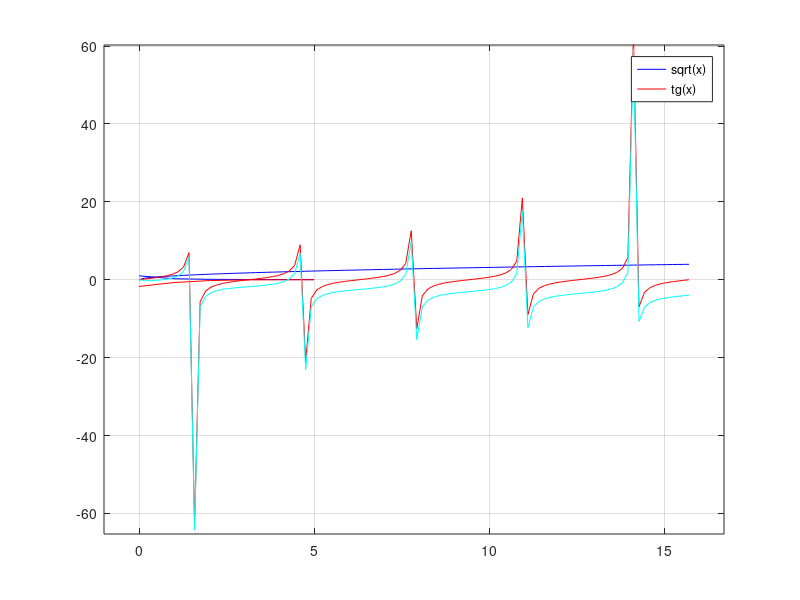

MATLAB code to generate this figure: (Note: this script raises an error after producing the figure.)
%%                                          Task 3

clear;
clc;

n = input('Enter n: ');
psi = @ (n) 1 ./ ((n + 1) .^ 2);
Sn = @ (x) sum(1 ./ factorial(x));


S = exp(1);

range = 0 : n;
plot(range, psi(range), 'b');
hold on;
for i = 0 : n
   ans(i + 1) = Sn(0 : i) ;
end

plot(range, ans - S * ones(1, n + 1), 'r');
% plot(range, abs(psi(range) - S * ones(1, n + 1)), 'g');
legend('psi(n)', 'Sn - S');
grid on;    
abs(psi(range) - S * ones(1, n + 1))
%%                                          Task 4

clear;
clc;

x = linspace(0, 5 * pi, 100);
func = @ (x) tan(x) - sqrt(x);
plot(x, sqrt(x), 'b', x, tan(x), 'r', x, func(x), 'c');
grid on;
axis([x(1) - 1 x(end) + 1 min(func(x)) - 1 max(func(x)) + 1]);
legend('sqrt(x)', 'tg(x)');

[coordX, coordY] = ginput(2)

% if coordX(1) < 0 || coordX(2) < 0 % Domain sqrt(x)
%    warning('x must be positive');
%    return;
% end

% coordX ~= pi / 2 + pi * k
% if mod(coordX(1), pi / 2) == 0 || mod(coordX(1), 3 * pi / 2) == 0 || ...
%    mod(coordX(2), pi / 2) == 0 || mod(coordX(2), 3 * pi / 2) == 0 % Break point
%     warning('tg(x) must be finite');
%     return;
% end

% if (func(coordX(1)) > 0 && func(coordX(2)) > 0) || (func(coordX(1)) < 0 && func(coordX(2)) < 0)
%     warning('Function must differ in sign');
%     return;
% end

x0 = [coordX(1)];
res = fzero(func, x0);
fprintf("Answer: %f\n", res);

%%                                          Task 5

clear;
clc;

lBorder = -1;
rBorder = 1;
nPoints = 101;

x = linspace(lBorder, rBorder, nPoints);
% fun = @ (x) sqrt(abs(x)) .* sin(1 ./ (x .^ 2));

for i = 1 : numel(x)
%     if x(i) == 0
%         res(i) = fzero(@fun, eps);
%     else
        res(i) = fzero(@fun5, x(i));
%     end
end

plot(x, res, 'b-');
grid on;

%%                                              Task 6

clear;
clc;

dim = 2;
f = @ (x) sin(x);
% f = @ (x) 1;
% f = @ (x) (x - 0.00001) * (x - 0.00002);
% f = @ (x) sin(x);
% f = @ (x) (x - 1) .* (x - 2) .* (x - 3);
% f = @ (x) (norm(x) - 1) .* (norm(x) - 2) .* (norm(x) - 3);
n = 1;
% xmin = -3;
% xmax = 3;
xmin = [-2 -2];
xmax = [3 3];
% % xmin = -pi * ones(1, dim);
% xmax = 2 * pi * ones(1, dim);
accuracy = 0.00001;
roots = allRoots(f, n, xmin, xmax, accuracy)

%%                                              Task 9

clear;
clc;

% nodeName = 'system_1';
% matrix = [-1 2; 1 -2];
% nodeName = 'zzz';
% [nodeName, matrix] = Nodes('centerNode'); % saddleNode focusNode decriticalNode centerNode stableNode
n = 20; % number of points

% opt = odeset('OutputSel', [1 2], 'OutputFcn', 'odephas2');
% [T, X] = ode45(nodeName, [0 n], [0 1], opt);

grid on;
hold on;
for k = 1 : n
    split = linspace(-n, n, n);
    [T, X] = ode45(nodeName, [0 n], [split(k) n]);
    drowArrow(X, matrix, n);
    [T, X] = ode45(nodeName, [0 n], [split(k) -n]);
    drowArrow(X, matrix, n);
    [T, X] = ode45(nodeName, [0 n], [-n split(k)]);
    drowArrow(X, matrix, n);
    [T, X] = ode45(nodeName, [0 n], [n split(k)]);
    drowArrow(X, matrix, n);
%     [T, X] = ode45(nodeName, [0 n], [i j]);
%     drowArrow(X);
%     [T, X] = ode45(nodeName, [0 n], [-i j]);
%     drowArrow(X);
%     [T, X] = ode45(nodeName, [0 n], [-i -j]);
%     drowArrow(X);
end

%%                                          Task 10

%% 1 system

clear;
clc;

w = @ (x, y) (x + y) .^ 2 + y .^ 4 ./ 2; % Lyapunov function

n = 30;
[x, y] = meshgrid(-5 : 0.1 : 5);
z = w(x, y);
contour(x, y, z, 30, 'k');

hold on;

r = 4;
tetta = linspace(0, 2 * pi, n);

for i = 1 : n
    y0 = [r * cos(tetta(i)), r * sin(tetta(i))];
    [T, X] = ode45(@system_1, [0 n], y0);  
    [szX, szY] = size(X);
    x = X(1:szX, 1)';
    y = X(1:szX, 2)';
    l = 1 : szX - 1;
    dx = x(l + 1) - x(l);
    dx(end + 1) = dx(end);
    dy = y(l + 1) - y(l);
    dy(end + 1) = dy(end);
    
    d = 20;
    xx1 = x(1 : d);
    yy1 = y(1 : d);
    xx2 = x(d : end);
    yy2 = y(d : end);
    
    dxx1 = dx(1 : d);
    dyy1 = dy(1 : d);
    dxx2 = dx(d : end);
    dyy2 = dy(d : end);
    
    q = quiver(xx1, yy1, dxx1, dyy1, 0);
    q.Color = [0 0 1];
    q = quiver(xx2, yy2, dxx2, dyy2, 0);
    q.Color = [1 0 0];
    hold on;
    axis([-r r -r r]);
end

%% 2 system

clear;
clc;

w = @ (x, y) x .* y; % Lyapunov function

[x, y] = meshgrid(-5 : 0.1 : 5);
z = w(x, y);
contour(x, y, z, 70, 'k');

hold on;
n = 30;

r = 4;
tetta = linspace(0, 2 * pi, n);

for i = 1 : n
    y0 = [r * cos(tetta(i)), r * sin(tetta(i))];
    [T, X] = ode45(@system_2, [0 n], y0);  
    [szX, szY] = size(X);
    x = X(1:szX, 1)';
    y = X(1:szX, 2)';
    l = 1 : szX - 1;
    dx = x(l + 1) - x(l);
    dx(end + 1) = dx(end);
    dy = y(l + 1) - y(l);
    dy(end + 1) = dy(end);
    
%     d = fix(numel(x) / 3);
    d = 20;
    xx1 = x(1 : d);
    yy1 = y(1 : d);
    xx2 = x(d : end);
    yy2 = y(d : end);
    
    dxx1 = dx(1 : d);
    dyy1 = dy(1 : d);
    dxx2 = dx(d : end);
    dyy2 = dy(d : end);
    
    q = quiver(xx1, yy1, dxx1, dyy1, 0);
    q.Color = [0 0 1];
    q = quiver(xx2, yy2, dxx2, dyy2, 0);
    q.Color = [1 0 0];
    hold on;
    axis([-r r -r r]);
end

%%                                                  Task 11

clear;
clc;

N = 100;
dx = linspace(0, 1, N);
handle1 = @ (x) [exp(x) - 2; exp(x)];
solinit = bvpinit(dx, handle1);
ode2 = @ (x, y) [y(2); y(2)];

bc2 = @ (ya, yb) [ya(1) + 1, yb(2) - yb(1) - 2];

sol = bvp4c(ode2, bc2, solinit)

% CТРУКТУРА sol:  
% sol.x – ВЕКТОР, В КОТОРМ СОДЕРЖАТЬСЯ КООРДИНАТЫ УЗЛОВ СЕТКИ
% sol.y – МАТРИЦА, СОСТОЯЩАЯ ИЗ ДВУХ СТРОК,
% sol.y(1, :) – СООТВЕТСТВУЕТ ЗНАЧЕНИЯМ ФУНКЦИИ y1 
% sol.y(2, :) - СООТВЕТСТВУЕТ ЗНАЧЕНИЯМ ФУНКЦИИ y2
plot(sol.x, sol.y(1, : ), 'LineWidth', 2, 'Color', 'b')
hold on;
grid on
func = @ (x) exp(x) - 2;
t = linspace(0, 1, N);
plot(t, func(t), 'r')
legend('apposterior', 'apriori')
xlabel('t')

norma_C = max(abs(func(t) - sol.y(1, : )))
norma_Lp = sqrt(trapz(t, (func(t) - sol.y(1, : )) .^ 2))

%%                                          Task 12

%% Example 1

clear;
clc;

fun = @ (x, y) exp(x .^ 2 + y .^ 2);

Hessian = @ (x) [2 * (2 * x(1) .^ 2 + 1) .* fun(x(1), x(2)), 4 * x(1) .* x(2) .* fun(x(1), x(2));
                4 * x(1) .* x(2) .* fun(x(1), x(2)), 2 * (2 * x(2) .^ 2 + 1) .* fun(x(1), x(2))];
gradFun = @ (x) [2 * x(1) .* fun(x(1), x(2)); 
                 2 * x(2) .* fun(x(1), x(2))];

x0 = [1, 2]';

%% Example 2

clear;
clc;

fun = @ (x, y) x .^ 2 + 2 * y .^ 2 + x .^ 2 .* y .^ 2 + exp(y .^ 2) - y; 

Hessian = @ (x) [2 + 2 * x(2) .^ 2, 4 .* x(1) .* x(2); 
                 4 .* x(1) .* x(2), 4 + 2 * x(1) .^ 2 + 2 * exp(x(2) .^ 2) + 4 * x(2) .^ 2 .* exp(x(2) .^ 2)];
gradFun = @ (x) [2 * x(1) + 2 * x(1) .^ 2 .* x(2);
                 4 * x(2) + 2 * x(1) .^ 2 .* x(2) + 2 * x(2) .* exp(x(2) .^ 2) - 1];

x0 = [1 2]';

%%

x(:, 1) = x0;

for i = 1 : 15
    x(:, i + 1) = x(:, i) - inv(Hessian(x(:, i))) * gradFun(x(:, i))
end
[X, Y] = meshgrid(-2 : 0.1 : 2);
Z = fun(X, Y);

surf(X, Y, Z);
hold on;
for i = 1 : 10
   plot3(x(1, i), x(2, i), fun(x(1, i), x(2, i)), 'rX', 'LineWidth', 5); 
end

figure;
for i = 2 : 10
    c = contour(X, Y, Z, i);
    hold on;
    plot(c(1, i), c(2, i), 'rX'); 
end

legend('f(x, y)', 'minimum')
xlabel('x');
ylabel('y');
zlabel('f(x, y)');

%% Example 3

clear;
clc;

fun = @ (x) (x + 1) .^ 2;
Hessian = @ (x) [2];
gradFun = @ (x) [2 * (x(1) + 1)];

x0 = [10];

x = x0;

y = x' - inv(Hessian(x)) * gradFun(x)';

a = -4;
step = 0.1;
b = 4;
split = [a : step : b];
min_fminbnd = fminbnd(fun, a, b);

a = -4;
step = 0.1;
b = 4;
split = [a : step : b];
plot(split, fun(split), 'b');
hold on;
grid on;
plot(y(1), fun(y(1)), 'ro', 'LineWidth', 3)
plot(min_fminbnd, fun(min_fminbnd), 'gX', 'LineWidth', 3)
legend('f(x, y)', 'My min', 'fminbnd min')
xlabel('x');
ylabel('y');
zlabel('f(x, y)');

%%                                              Task 7

clear;
clc;

global alpha;
x0 = [0 2];
step = 0.01;
alpha = 1;
timeout = 20;

tt = [];
yy = [];
T = [0];
for t = 1 : timeout
    pause(0.01)
    tspan = [0 : step : t];
    
%     [T, Y] = ode45(@fun7, tspan, x0);
%     plot(T, abs(Y(:, 1)), 'b')

%     options = odeset('Events', @events);
    [T, Y] = ode45(@fun7, tspan, x0);
%     tt = cat(2, tt, [T(end) numel(tspan)]);
%     yy = cat(2, yy, [Y()]);
    plot(T, abs(Y(:, 1)), 'r')
    hold on;
%     options1 = odeset('Events', @events1);
%     [T, Y] = ode45(@func71, tspan, x0, options1);
%     tt = cat(2, tt, [T(end) : step : t + step]);
%     plot([T(end) : step : t + step], Y(:numel(T), 1), 'g')
%     options1 = odeset('Events', @events1);
%     [T, Y] = ode45(@func71, tspan, [2 0]);

%     [T, Y] = ode45(@fun7, tspan, x0);
%     t = cat(2, t, T');
%     y = cat(2, y, Y(:, 1)');
%     [T, Y] = ode45(@func71, tspan, x0);
%     plot(T, Y(:, 1), 'r')
    legend('x'''' = -ax'' - sin(x)')
    axis([0 timeout + 1 -5 5]);
    grid on;
    hold on;
end

%%                                              Task 8

%% Example 1

clear;
clc;

global G m1 m2;
G = 6.67 * 10 ^(-3);
m1 = 100000000;
m2 = 100;

x10 = [0; 0];
x20 = [0; 25];
dx1_dt0 = [5; 5];
dx2_dt0 = [10; 0];
y0 = [x10; x20; dx1_dt0; dx2_dt0];
    
t0 = 0;
t1 = 15;

%% Example 2

clear;
clc;

global G m1 m2;
G = 6.67 * 10 ^(-3);
m1 = 400000;
m2 = 100;

x10 = [0; 0];
x20 = [0; 25];
dx1_dt0 = [5; 5];
dx2_dt0 = [10; 0];
y0 = [x10; x20; dx1_dt0; dx2_dt0];
    
t0 = 0;
t1 = 15;

%% Example 3

clear;
clc;

global G m1 m2;
G = 6.67 * 10 ^(-3);
m1 = 400000;
m2 = 100;

x10 = [0; 0];
x20 = [0; 0.4];
dx1_dt0 = [5; 5];
dx2_dt0 = [-5; -5];
y0 = [x10; x20; dx1_dt0; dx2_dt0];
    
t0 = 0;
t1 = 10;

%% Example 4
clear;
clc;

global G m1 m2;
G = 6.67 * 10 ^(-1);
m1 = 20;
m2 = 100;

x10 = [0; 0];
x20 = [0; 0.4];
dx1_dt0 = [5; 5];
dx2_dt0 = [-5; -5];
y0 = [x10; x20; dx1_dt0; dx2_dt0];
    
t0 = 0;
t1 = 10;

%%    
[t, y] = ode45(@fun18, [t0, t1], y0);
        
figure(1);
cla;
hold on;
title(['G = ', num2str(G), ' m1 = ', num2str(m1), ' m2 = ', num2str(m2)]);
n = min(size(t, 1), 500);
% szPlane = 10;
% szStep = 1;

szPlane = 200;
szStep = 20;


a=-2;
b=3;
c=1;
[X,Y] = meshgrid(-szPlane : szStep : szPlane, -szPlane : szStep : szPlane);

% Z=c*(1-X-Y);
ss = 500;
Z = meshgrid(-ss : 50 : ss);
X = zeros(size(X, 1), size(X, 1));
% figure('Color','w')
hold on;
hS=mesh(X, Y, Z);
xlabel('x');
ylabel('y');
zlabel('z')

for i = 1 : n
%     t = linspace(1, 100, numel(y(:, 1)));
    az = 60;
    el = 45;
    view(az, el);
    
    s = numel(y(1:i, 1));
    plot3(zeros(1, s), y(1 : i, 2), [1:s], 'r');

%     plot3(y(1 : i, 1), y(1 : i, 2), c * (1 - y(1 : i, 1) - y(1 : i, 2)), 'r');
%     plot3(y(1 : i, 1), y(1 : i, 2), t(1 : i), 'r');
    hold on;
    grid on;
    
    plot3(zeros(1, s), y(1 : i, 4), [1:s], 'b');
%     plot3(y(1 : i, 3), y(1 : i, 4), c * (1 - y(1 : i, 3) - y(1 : i, 4)), 'b');
%     plot3(y(1 : i, 3), y(1 : i, 4), t(1 : i), 'b');
    pause(0.01);
end;
hold off